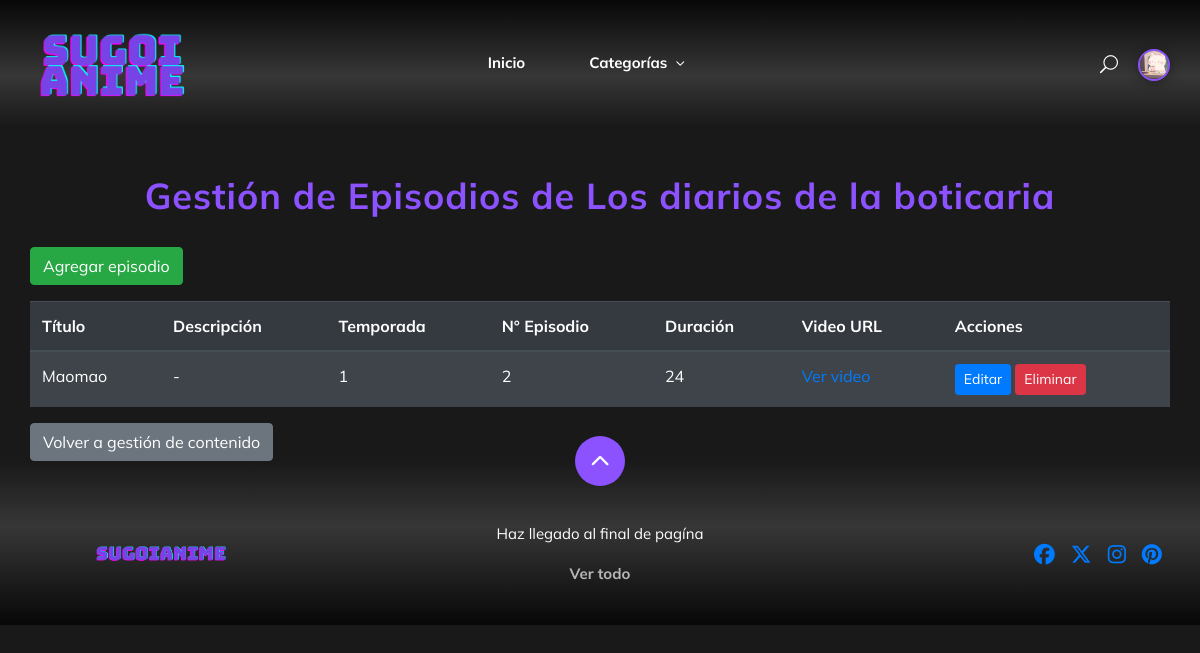
/contenido/12/episodios/ (signed in), run on an earlier commit of the app's database.
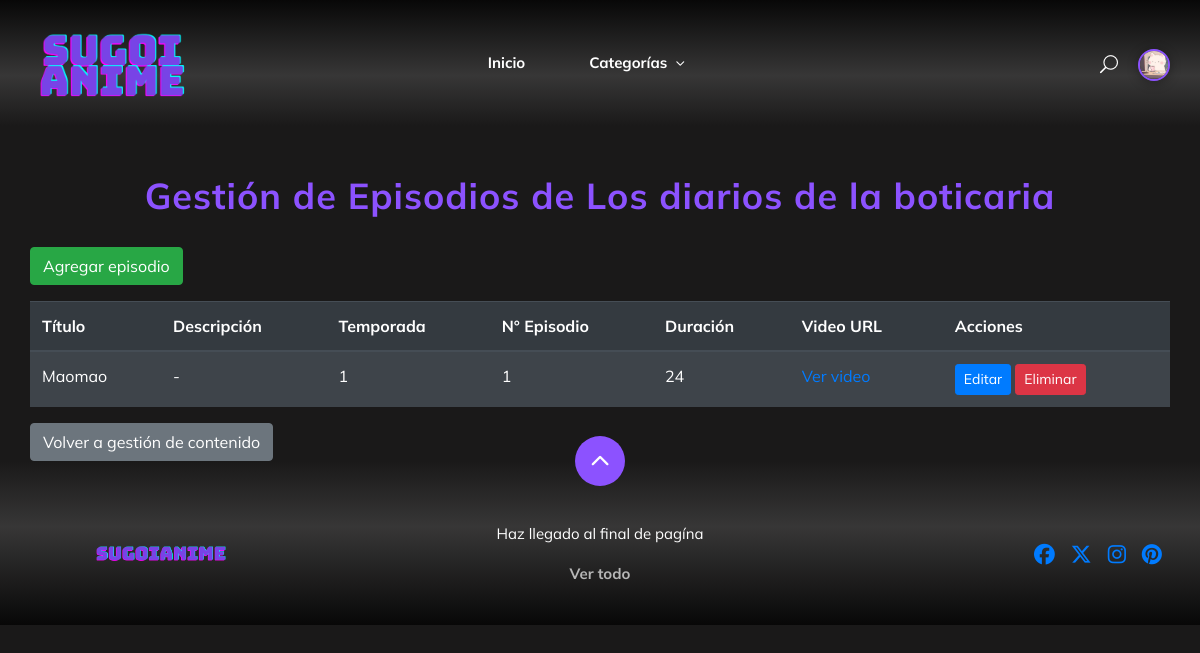
And on a later commit of the database.
### myapp/models.py (models this page shows, shortened)
class Episodio(models.Model):
    serie = models.ForeignKey(Contenido, on_delete=models.CASCADE, limit_choices_to={'tipo': 'serie'})
    temporada = models.PositiveIntegerField()
    numero_episodio = models.PositiveIntegerField()
    titulo = models.CharField(max_length=255)
    duracion = models.PositiveIntegerField(help_text="Duración en minutos")
    video_url = models.URLField(max_length=1000, blank=True, null=True)
    video_file = models.FileField(upload_to='videos/', blank=True, null=True)
    descripcion = models.TextField(blank=True, null=True)

### myapp/views.py (the view)
# urls.py: path('contenido/<int:contenido_id>/episodios/', views.contenido_gestion_episodios, name='contenido_gestion_episodios'),
@login_required
def contenido_gestion_episodios(request, contenido_id):
    contenido = get_object_or_404(Contenido, pk=contenido_id)
    episodios = Episodio.objects.filter(serie=contenido)
    return render(request, 'myapp/episodios_form.html', {'contenido': contenido, 'episodios': episodios})

### myapp/context_processors.py (called while the page is built)
def base_context(request):
    categorias_menu = Categoria.objects.all().order_by('nombre')
    return {'categorias_menu': categorias_menu}

### myapp/templates/myapp/episodios_form.html (shortened to what this page needs)
{% extends 'myapp/base.html' %}
{% block content %}
<div class="container mt-5">
    <h2 class="titulo-gestor">Gestión de Episodios de {{ contenido.titulo }}</h2>
    <a href="{% url 'episodio_create' contenido.id %}" class="btn btn-success mb-3">Agregar episodio</a>
    <table class="table table-dark table-striped">
        <thead>
            <tr>
                <th>Título</th>
                <th>Descripción</th>
                <th>Temporada</th>
                <th>N° Episodio</th>
                <th>Duración</th>
                <th>Video URL</th>
                <th>Acciones</th>
            </tr>
        </thead>
        <tbody>
            {% for episodio in episodios %}
            <tr>
                <td>{{ episodio.titulo }}</td>
                <td>{{ episodio.descripcion|default:'-' }}</td>
                <td>{{ episodio.temporada }}</td>
                <td>{{ episodio.numero_episodio }}</td>
                <td>{{ episodio.duracion }}</td>
                <td><a href="{{ episodio.video_url }}" target="_blank">Ver video</a></td>
                <td>
                    <a href="{% url 'episodio_update' episodio.id %}" class="btn btn-primary btn-sm">Editar</a>
                    <a href="{% url 'episodio_delete' episodio.id %}" class="btn btn-danger btn-sm">Eliminar</a>
                </td>
            </tr>
            {% empty %}
            <tr><td colspan="7">No hay episodios registrados.</td></tr>
            {% endfor %}
        </tbody>
    </table>
    <a href="{% url 'contenido_list' %}" class="btn btn-secondary">Volver a gestión de contenido</a>
</div>
{% endblock %}

What changed in the data, as far as the page shows it:
changed Episodio "Maomao": numero_episodio "2" → "1"
